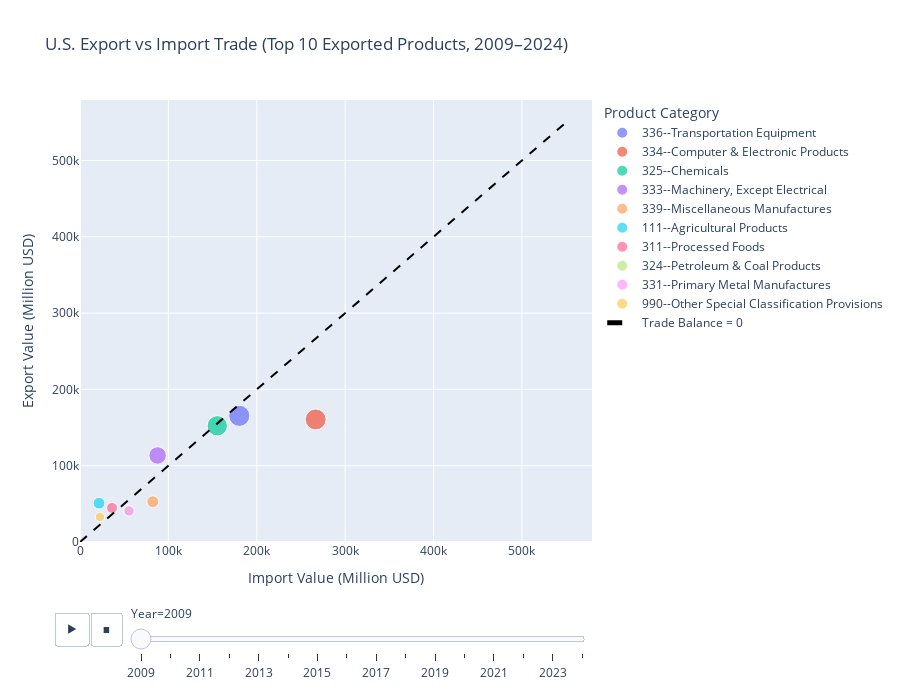

This figure's notebook cell:
### Markdown cell above
# U.S. Export vs Import Trade (Top 10 Exported Products, 2009–2024)

### Code cell
# Merge & compute ranks
merged = pd.merge(export_long, import_long, on=["Product", "Year"])
merged["Is_All_Merchandise"] = merged["Product"].str.contains("All Merchandise")

# Select top 10 export products per year (excluding All Merchandise)
ranked = merged[~merged["Is_All_Merchandise"]].copy()
ranked["Rank"] = ranked.groupby("Year")["Export"].rank(method="first", ascending=False)

# Select top 10 per year
top_products = ranked.groupby("Year").apply(lambda g: g.nsmallest(10, "Rank")).reset_index(drop=True)

# Bubble size based on export value (scale down if needed)
top_products["Size"] = top_products["Export"] / 1000  # You can adjust divisor to scale

#  Animated Scatter Plot
fig = px.scatter(
    top_products,
    x="Import",
    y="Export",
    color="Product",
    animation_frame="Year",
    size="Size",
    hover_name="Product",
    hover_data={"Rank": True, "Export": True, "Import": True},
    title="U.S. Export vs Import Trade (Top 10 Exported Products, 2009–2024)"
)

# Add 45° trade balance line
max_val = max(top_products["Export"].max(), top_products["Import"].max())
fig.add_trace(go.Scatter(
    x=[0, max_val],
    y=[0, max_val],
    mode='lines',
    line=dict(color='black', dash='dash'),
    name='Trade Balance = 0'
))

# Layout
fig.update_layout(
    xaxis_title="Import Value (Million USD)",
    yaxis_title="Export Value (Million USD)",
    legend_title="Product Category",
    xaxis=dict(range=[0, max_val * 1.05]),
    yaxis=dict(range=[0, max_val * 1.05]),
    height=700
)

fig.show()
fig.write_html("../img/top10_trade_bubble.html")

### Figure 1 — Plotly figure (JSON) as saved in the notebook; plotly's stock layout.template omitted (floating-point values rounded to 4 significant figures)
{"data": [{"customdata": [[1]], "hovertemplate": "<b>%{hovertext}</b><br><br>Product=336--Transportation Equipment<br>Year=2009<br>Import=%{x}<br>Export=%{y}<br>Size=%{marker.size}<br>Rank=%{customdata[0]}<extra></extra>", "hovertext": ["336--Transportation Equipment"], "legendgroup": "336--Transportation Equipment", "marker": {"color": "#636efa", "size": [165.4], "sizemode": "area", "sizeref": 0.7372, "symbol": "circle"}, "mode": "markers", "name": "336--Transportation Equipment", "orientation": "v", "showlegend": true, "type": "scatter", "x": [180212], "xaxis": "x", "y": [165375], "yaxis": "y"}, {"customdata": [[2]], "hovertemplate": "<b>%{hovertext}</b><br><br>Product=334--Computer & Electronic Products<br>Year=2009<br>Import=%{x}<br>Export=%{y}<br>Size=%{marker.size}<br>Rank=%{customdata[0]}<extra></extra>", "hovertext": ["334--Computer & Electronic Products"], "legendgroup": "334--Computer & Electronic Products", "marker": {"color": "#EF553B", "size": [160.6], "sizemode": "area", "sizeref": 0.7372, "symbol": "circle"}, "mode": "markers", "name": "334--Computer & Electronic Products", "orientation": "v", "showlegend": true, "type": "scatter", "x": [266612], "xaxis": "x", "y": [160628], "yaxis": "y"}, {"customdata": [[3]], "hovertemplate": "<b>%{hovertext}</b><br><br>Product=325--Chemicals<br>Year=2009<br>Import=%{x}<br>Export=%{y}<br>Size=%{marker.size}<br>Rank=%{customdata[0]}<extra></extra>", "hovertext": ["325--Chemicals"], "legendgroup": "325--Chemicals", "marker": {"color": "#00cc96", "size": [152.3], "sizemode": "area", "sizeref": 0.7372, "symbol": "circle"}, "mode": "markers", "name": "325--Chemicals", "orientation": "v", "showlegend": true, "type": "scatter", "x": [155313], "xaxis": "x", "y": [152255], "yaxis": "y"}, {"customdata": [[4]], "hovertemplate": "<b>%{hovertext}</b><br><br>Product=333--Machinery, Except Electrical<br>Year=2009<br>Import=%{x}<br>Export=%{y}<br>Size=%{marker.size}<br>Rank=%{customdata[0]}<extra></extra>", "hovertext": ["333--Machinery, Except Electrical"], "legendgroup": "333--Machinery, Except Electrical", "marker": {"color": "#ab63fa", "size": [113.4], "sizemode": "area", "sizeref": 0.7372, "symbol": "circle"}, "mode": "markers", "name": "333--Machinery, Except Electrical", "orientation": "v", "showlegend": true, "type": "scatter", "x": [87824], "xaxis": "x", "y": [113416], "yaxis": "y"}, {"customdata": [[5]], "hovertemplate": "<b>%{hovertext}</b><br><br>Product=339--Miscellaneous Manufactures<br>Year=2009<br>Import=%{x}<br>Export=%{y}<br>Size=%{marker.size}<br>Rank=%{customdata[0]}<extra></extra>", "hovertext": ["339--Miscellaneous Manufactures"], "legendgroup": "339--Miscellaneous Manufactures", "marker": {"color": "#FFA15A", "size": [52.74], "sizemode": "area", "sizeref": 0.7372, "symbol": "circle"}, "mode": "markers", "name": "339--Miscellaneous Manufactures", "orientation": "v", "showlegend": true, "type": "scatter", "x": [82344], "xaxis": "x", "y": [52740], "yaxis": "y"}, {"customdata": [[6]], "hovertemplate": "<b>%{hovertext}</b><br><br>Product=111--Agricultural Products<br>Year=2009<br>Import=%{x}<br>Export=%{y}<br>Size=%{marker.size}<br>Rank=%{customdata[0]}<extra></extra>", "hovertext": ["111--Agricultural Products"], "legendgroup": "111--Agricultural Products", "marker": {"color": "#19d3f3", "size": [50.83], "sizemode": "area", "sizeref": 0.7372, "symbol": "circle"}, "mode": "markers", "name": "111--Agricultural Products", "orientation": "v", "showlegend": true, "type": "scatter", "x": [21503], "xaxis": "x", "y": [50826], "yaxis": "y"}, {"customdata": [[7]], "hovertemplate": "<b>%{hovertext}</b><br><br>Product=311--Processed Foods<br>Year=2009<br>Import=%{x}<br>Export=%{y}<br>Size=%{marker.size}<br>Rank=%{customdata[0]}<extra></extra>", "hovertext": ["311--Processed Foods"], "legendgroup": "311--Processed Foods", "marker": {"color": "#FF6692", "size": [44.68], "sizemode": "area", "sizeref": 0.7372, "symbol": "circle"}, "mode": "markers", "name": "311--Processed Foods", "orientation": "v", "showlegend": true, "type": "scatter", "x": [36228], "xaxis": "x", "y": [44679], "yaxis": "y"}, {"customdata": [[8]], "hovertemplate": "<b>%{hovertext}</b><br><br>Product=324--Petroleum & Coal Products<br>Year=2009<br>Import=%{x}<br>Export=%{y}<br>Size=%{marker.size}<br>Rank=%{customdata[0]}<extra></extra>", "hovertext": ["324--Petroleum & Coal Products"], "legendgroup": "324--Petroleum & Coal Products", "marker": {"color": "#B6E880", "size": [41.59], "sizemode": "area", "sizeref": 0.7372, "symbol": "circle"}, "mode": "markers", "name": "324--Petroleum & Coal Products", "orientation": "v", "showlegend": true, "type": "scatter", "x": [54685], "xaxis": "x", "y": [41595], "yaxis": "y"}, {"customdata": [[9]], "hovertemplate": "<b>%{hovertext}</b><br><br>Product=331--Primary Metal Manufactures<br>Year=2009<br>Import=%{x}<br>Export=%{y}<br>Size=%{marker.size}<br>Rank=%{customdata[0]}<extra></extra>", "hovertext": ["331--Primary Metal Manufactures"], "legendgroup": "331--Primary Metal Manufactures", "marker": {"color": "#FF97FF", "size": [40.66], "sizemode": "area", "sizeref": 0.7372, "symbol": "circle"}, "mode": "markers", "name": "331--Primary Metal Manufactures", "orientation": "v", "showlegend": true, "type": "scatter", "x": [55578], "xaxis": "x", "y": [40656], "yaxis": "y"}, {"customdata": [[10]], "hovertemplate": "<b>%{hovertext}</b><br><br>Product=990--Other Special Classification Provisions<br>Year=2009<br>Import=%{x}<br>Export=%{y}<br>Size=%{marker.size}<br>Rank=%{customdata[0]}<extra></extra>", "hovertext": ["990--Other Special Classification Provisions"], "legendgroup": "990--Other Special Classification Provisions", "marker": {"color": "#FECB52", "size": [32.78], "sizemode": "area", "sizeref": 0.7372, "symbol": "circle"}, "mode": "markers", "name": "990--Other Special Classification Provisions", "orientation": "v", "showlegend": true, "type": "scatter", "x": [22546], "xaxis": "x", "y": [32784], "yaxis": "y"}, {"line": {"color": "black", "dash": "dash"}, "mode": "lines", "name": "Trade Balance = 0", "type": "scatter", "x": [0, 551708], "y": [0, 551708]}], "layout": {"height": 700, "legend": {"itemsizing": "constant", "title": {"text": "Product Category"}, "tracegroupgap": 0}, "sliders": [{"active": 0, "currentvalue": {"prefix": "Year="}, "len": 0.9, "pad": {"b": 10, "t": 60}, "steps": [{"args": [["2009"], {"frame": {"duration": 0, "redraw": false}, "fromcurrent": true, "mode": "immediate", "transition": {"duration": 0, "easing": "linear"}}], "label": "2009", "method": "animate"}, {"args": [["2010"], {"frame": {"duration": 0, "redraw": false}, "fromcurrent": true, "mode": "immediate", "transition": {"duration": 0, "easing": "linear"}}], "label": "2010", "method": "animate"}, {"args": [["2011"], {"frame": {"duration": 0, "redraw": false}, "fromcurrent": true, "mode": "immediate", "transition": {"duration": 0, "easing": "linear"}}], "label": "2011", "method": "animate"}, {"args": [["2012"], {"frame": {"duration": 0, "redraw": false}, "fromcurrent": true, "mode": "immediate", "transition": {"duration": 0, "easing": "linear"}}], "label": "2012", "method": "animate"}, {"args": [["2013"], {"frame": {"duration": 0, "redraw": false}, "fromcurrent": true, "mode": "immediate", "transition": {"duration": 0, "easing": "linear"}}], "label": "2013", "method": "animate"}, {"args": [["2014"], {"frame": {"duration": 0, "redraw": false}, "fromcurrent": true, "mode": "immediate", "transition": {"duration": 0, "easing": "linear"}}], "label": "2014", "method": "animate"}, {"args": [["2015"], {"frame": {"duration": 0, "redraw": false}, "fromcurrent": true, "mode": "immediate", "transition": {"duration": 0, "easing": "linear"}}], "label": "2015", "method": "animate"}, {"args": [["2016"], {"frame": {"duration": 0, "redraw": false}, "fromcurrent": true, "mode": "immediate", "transition": {"duration": 0, "easing": "linear"}}], "label": "2016", "method": "animate"}, {"args": [["2017"], {"frame": {"duration": 0, "redraw": false}, "fromcurrent": true, "mode": "immediate", "transition": {"duration": 0, "easing": "linear"}}], "label": "2017", "method": "animate"}, {"args": [["2018"], {"frame": {"duration": 0, "redraw": false}, "fromcurrent": true, "mode": "immediate", "transition": {"duration": 0, "easing": "linear"}}], "label": "2018", "method": "animate"}, {"args": [["2019"], {"frame": {"duration": 0, "redraw": false}, "fromcurrent": true, "mode": "immediate", "transition": {"duration": 0, "easing": "linear"}}], "label": "2019", "method": "animate"}, {"args": [["2020"], {"frame": {"duration": 0, "redraw": false}, "fromcurrent": true, "mode": "immediate", "transition": {"duration": 0, "easing": "linear"}}], "label": "2020", "method": "animate"}, {"args": [["2021"], {"frame": {"duration": 0, "redraw": false}, "fromcurrent": true, "mode": "immediate", "transition": {"duration": 0, "easing": "linear"}}], "label": "2021", "method": "animate"}, {"args": [["2022"], {"frame": {"duration": 0, "redraw": false}, "fromcurrent": true, "mode": "immediate", "transition": {"duration": 0, "easing": "linear"}}], "label": "2022", "method": "animate"}, {"args": [["2023"], {"frame": {"duration": 0, "redraw": false}, "fromcurrent": true, "mode": "immediate", "transition": {"duration": 0, "easing": "linear"}}], "label": "2023", "method": "animate"}, {"args": [["2024"], {"frame": {"duration": 0, "redraw": false}, "fromcurrent": true, "mode": "immediate", "transition": {"duration": 0, "easing": "linear"}}], "label": "2024", "method": "animate"}], "x": 0.1, "xanchor": "left", "y": 0, "yanchor": "top"}], "title": {"text": "U.S. Export vs Import Trade (Top 10 Exported Products, 2009–2024)"}, "updatemenus": [{"buttons": [{"args": [null, {"frame": {"duration": 500, "redraw": false}, "fromcurrent": true, "mode": "immediate", "transition": {"duration": 500, "easing": "linear"}}], "label": "&#9654;", "method": "animate"}, {"args": [[null], {"frame": {"duration": 0, "redraw": false}, "fromcurrent": true, "mode": "immediate", "transition": {"duration": 0, "easing": "linear"}}], "label": "&#9724;", "method": "animate"}], "direction": "left", "pad": {"r": 10, "t": 70}, "showactive": false, "type": "buttons", "x": 0.1, "xanchor": "right", "y": 0, "yanchor": "top"}], "xaxis": {"anchor": "y", "domain": [0, 1], "range": [0, 579300.0], "title": {"text": "Import Value (Million USD)"}}, "yaxis": {"anchor": "x", "domain": [0, 1], "range": [0, 579300.0], "title": {"text": "Export Value (Million USD)"}}}}
